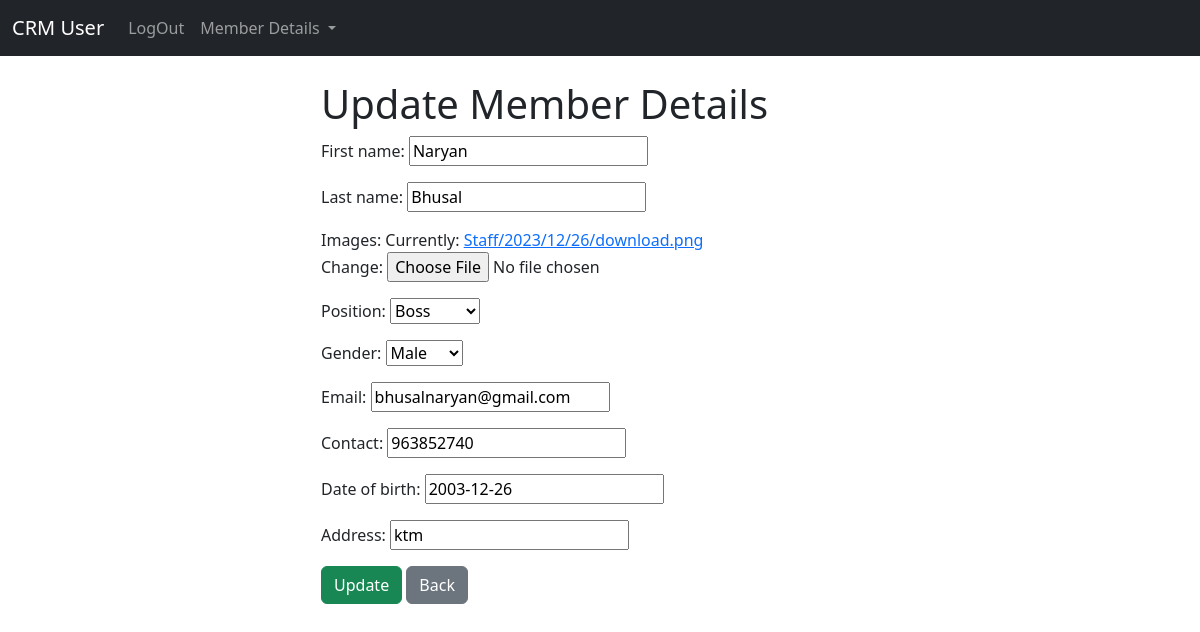
Page /main/update_staff/2 (signed in) on the committed database.
### crm_app/models.py (models this page shows, shortened)
class Staff(models.Model):
    first_name = models.CharField(max_length=100)
    last_name = models.CharField(max_length=100)
    images = models.ImageField(upload_to="Staff/%Y/%m/%d", blank=False)
    position = models.CharField(max_length=20,choices=[("staff", "staff"),("manager", "Manager"),("Boss", "Boss"),])
    gender = models.CharField(max_length=20, choices=[("male", "Male"),("female", "Female"),("other", "Other"),])
    email = models.EmailField(unique = True)
    contact = models.CharField(max_length=10)
    date_of_birth = models.DateField(default=timezone.now)
    address = models.CharField(max_length=255, blank=True)
    hire_date = models.DateField(auto_now_add = True)

### crm_app/views.py (the view)
# urls.py: path('update_staff/<int:pk>', views.update_staff, name='update_staff'),
def update_staff(request, pk):
    if request.user.is_authenticated:
        current_record = Staff.objects.get(id=pk)
        form = StaffRegisterForm(request.POST or None, instance=current_record)
        if form.is_valid():
            form.save()
            messages.success(request, "Record Has been Updated!")
            return redirect("staff_details")
        return render(request, "crm/staff/update_staff.html", {"form": form})
    else:
        messages.success(request, "Must Be logged...")
        return redirect("main")

### crm_app/forms.py
class StaffRegisterForm(forms.ModelForm):
    class Meta:
        model = Staff
        fields = "__all__"

### templates/crm/staff/update_staff.html (shortened to what this page needs)
{% extends 'user/base.html' %}
{% block main %}
<div class="col-md-6 offset-md-3 ">
     <h1>Update  Member Details</h1>
     <form method='POST' enctype="multipart/form-data">
          {{form.as_p}}
    <button type="submit" class="btn btn-success">Update</button>
    <a href="{% url 'member_details' %}"><button type="submit" class="btn btn-secondary">Back</button></a>
     </form>
</div>
{% endblock main %}

### rows in the picture
Staff: first_name "Naryan", last_name "Bhusal", position "Boss", gender "Male", email "bhusalnaryan@gmail.com", contact "963852740", date_of_birth "2003-12-26", address "ktm"
